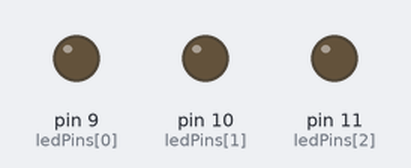
Bench run of a sketch on a simulated Arduino Uno, built with avr-gcc and run on an emulated ATmega328P. Parts: output pins drawn as LEDs (lit = HIGH).

Above: at 0.05 s.
At 1.95 s:
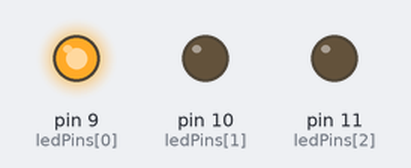
At 2.9 s:
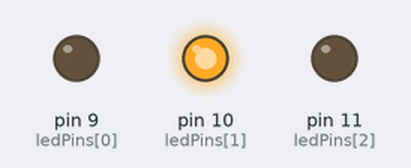
At 3.85 s:
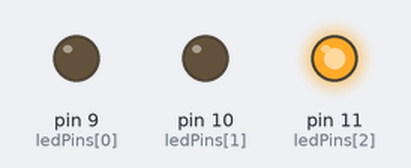
At 7.7 s:
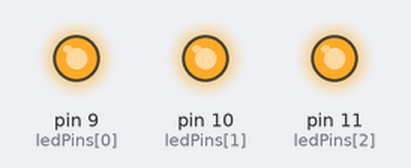
Timing chart, 0 to 10.0 s (numbered marks = the images above):
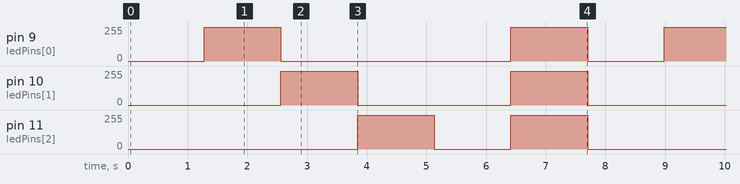

The sketch:

PulsWidthModulation_RGB_LED.ino
```cpp
const byte ledPins[4] = {9, 10, 11};

void setup() {
  // Use GPIO pn 6, 9, 10, 11 as output
  for(int i = 0; i <= 2; i++){
    pinMode(ledPins[i], OUTPUT);
  }
}

void loop() {

  // Fade to RED
  for(int i = 0; i <= 255; i++){
    analogWrite(ledPins[0], i);
    delay(5);
  }

  // Fade from red to green
  for(int i = 0; i <= 255; i++){
    analogWrite(ledPins[0], 255 - i);
    analogWrite(ledPins[1],  i);
    delay(5);
  }

  // Fade from green to blue
  for(int i = 0; i <= 255; i++){
    analogWrite(ledPins[1], 255 - i);
    analogWrite(ledPins[2],  i);
    delay(5);
  }

  // Fade away
    // Fade to RED
  for(int i = 0; i <= 255; i++){
    analogWrite(ledPins[2], 255 - i);
    delay(5);
  }

  // Fade to white (all colors)
    for(int i = 0; i <= 255; i++){
    analogWrite(ledPins[0], i);
    analogWrite(ledPins[1], i);
    analogWrite(ledPins[2], i);
    delay(5);
  }

  // Fade to white (all colors)
  for(int i = 0; i <= 255; i++){
    analogWrite(ledPins[0], 255 - i);
    analogWrite(ledPins[1], 255 - i);
    analogWrite(ledPins[2], 255 - i);
    delay(5);
  }

}
```

Measured:
- by itself, pin 9 (ledPins[0]): repeats every 7.7 s: 0/255 3.9 s, 255/255 1.3 s, 0/255 1.3 s, 255/255 1.3 s
- by itself, pin 10 (ledPins[1]): alternates 255/255 for 1.3 s and 0/255 for 2.6 s
- by itself, pin 11 (ledPins[2]): repeats every 7.7 s: 0/255 1.3 s, 255/255 1.3 s, 0/255 3.9 s, 255/255 1.3 s
